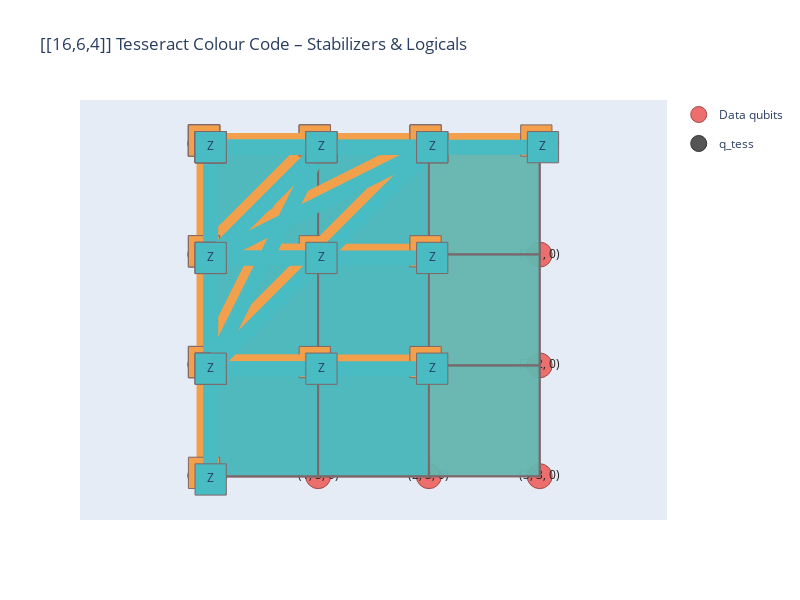

Notebook code cell kept with this figure:
### Markdown cell above
![Screenshot 2025-11-28 170746.png](<attachment:Screenshot 2025-11-28 170746.png>)

### Code cell
stab_plot_code = vis.StabilizerPlot(
    tess_lattice,
    title="[[16,6,4]] Tesseract Colour Code – Stabilizers & Logicals",
)

# Same visibility mask as above
stab_plot_code.add_dqubit_traces(show_data_only)

# This draws stabilizers *and* logical operators for tesseract_block
stab_plot_code.plot_blocks([tesseract_block])

stab_plot_code.show()

### Figure 1 — Plotly figure (JSON) as saved in the notebook; plotly's stock layout.template omitted (floating-point values rounded to 4 significant figures)
{"data": [{"legendgroup": "data_qubits", "marker": {"color": "#ec6f6d", "line": {"color": "#9f4b49", "width": 1}, "size": 25}, "mode": "markers", "name": "Data qubits", "showlegend": true, "type": "scatter", "x": [null], "y": [null]}, {"hoverinfo": "text", "legendgroup": "data_qubits", "marker": {"color": "rgba(236,111,109,1)", "line": {"color": "#9f4b49", "width": 1}, "size": 25}, "mode": "markers+text", "showlegend": false, "text": "(0, 0, 0)", "textfont": {"color": "#222222"}, "textposition": "middle center", "type": "scatter", "x": [0], "y": [0]}, {"hoverinfo": "text", "legendgroup": "data_qubits", "marker": {"color": "rgba(236,111,109,1)", "line": {"color": "#9f4b49", "width": 1}, "size": 25}, "mode": "markers+text", "showlegend": false, "text": "(0, 1, 0)", "textfont": {"color": "#222222"}, "textposition": "middle center", "type": "scatter", "x": [0], "y": [1]}, {"hoverinfo": "text", "legendgroup": "data_qubits", "marker": {"color": "rgba(236,111,109,1)", "line": {"color": "#9f4b49", "width": 1}, "size": 25}, "mode": "markers+text", "showlegend": false, "text": "(0, 2, 0)", "textfont": {"color": "#222222"}, "textposition": "middle center", "type": "scatter", "x": [0], "y": [2]}, {"hoverinfo": "text", "legendgroup": "data_qubits", "marker": {"color": "rgba(236,111,109,1)", "line": {"color": "#9f4b49", "width": 1}, "size": 25}, "mode": "markers+text", "showlegend": false, "text": "(0, 3, 0)", "textfont": {"color": "#222222"}, "textposition": "middle center", "type": "scatter", "x": [0], "y": [3]}, {"hoverinfo": "text", "legendgroup": "data_qubits", "marker": {"color": "rgba(236,111,109,1)", "line": {"color": "#9f4b49", "width": 1}, "size": 25}, "mode": "markers+text", "showlegend": false, "text": "(1, 0, 0)", "textfont": {"color": "#222222"}, "textposition": "middle center", "type": "scatter", "x": [1], "y": [0]}, {"hoverinfo": "text", "legendgroup": "data_qubits", "marker": {"color": "rgba(236,111,109,1)", "line": {"color": "#9f4b49", "width": 1}, "size": 25}, "mode": "markers+text", "showlegend": false, "text": "(1, 1, 0)", "textfont": {"color": "#222222"}, "textposition": "middle center", "type": "scatter", "x": [1], "y": [1]}, {"hoverinfo": "text", "legendgroup": "data_qubits", "marker": {"color": "rgba(236,111,109,1)", "line": {"color": "#9f4b49", "width": 1}, "size": 25}, "mode": "markers+text", "showlegend": false, "text": "(1, 2, 0)", "textfont": {"color": "#222222"}, "textposition": "middle center", "type": "scatter", "x": [1], "y": [2]}, {"hoverinfo": "text", "legendgroup": "data_qubits", "marker": {"color": "rgba(236,111,109,1)", "line": {"color": "#9f4b49", "width": 1}, "size": 25}, "mode": "markers+text", "showlegend": false, "text": "(1, 3, 0)", "textfont": {"color": "#222222"}, "textposition": "middle center", "type": "scatter", "x": [1], "y": [3]}, {"hoverinfo": "text", "legendgroup": "data_qubits", "marker": {"color": "rgba(236,111,109,1)", "line": {"color": "#9f4b49", "width": 1}, "size": 25}, "mode": "markers+text", "showlegend": false, "text": "(2, 0, 0)", "textfont": {"color": "#222222"}, "textposition": "middle center", "type": "scatter", "x": [2], "y": [0]}, {"hoverinfo": "text", "legendgroup": "data_qubits", "marker": {"color": "rgba(236,111,109,1)", "line": {"color": "#9f4b49", "width": 1}, "size": 25}, "mode": "markers+text", "showlegend": false, "text": "(2, 1, 0)", "textfont": {"color": "#222222"}, "textposition": "middle center", "type": "scatter", "x": [2], "y": [1]}, {"hoverinfo": "text", "legendgroup": "data_qubits", "marker": {"color": "rgba(236,111,109,1)", "line": {"color": "#9f4b49", "width": 1}, "size": 25}, "mode": "markers+text", "showlegend": false, "text": "(2, 2, 0)", "textfont": {"color": "#222222"}, "textposition": "middle center", "type": "scatter", "x": [2], "y": [2]}, {"hoverinfo": "text", "legendgroup": "data_qubits", "marker": {"color": "rgba(236,111,109,1)", "line": {"color": "#9f4b49", "width": 1}, "size": 25}, "mode": "markers+text", "showlegend": false, "text": "(2, 3, 0)", "textfont": {"color": "#222222"}, "textposition": "middle center", "type": "scatter", "x": [2], "y": [3]}, {"hoverinfo": "text", "legendgroup": "data_qubits", "marker": {"color": "rgba(236,111,109,1)", "line": {"color": "#9f4b49", "width": 1}, "size": 25}, "mode": "markers+text", "showlegend": false, "text": "(3, 0, 0)", "textfont": {"color": "#222222"}, "textposition": "middle center", "type": "scatter", "x": [3], "y": [0]}, {"hoverinfo": "text", "legendgroup": "data_qubits", "marker": {"color": "rgba(236,111,109,1)", "line": {"color": "#9f4b49", "width": 1}, "size": 25}, "mode": "markers+text", "showlegend": false, "text": "(3, 1, 0)", "textfont": {"color": "#222222"}, "textposition": "middle center", "type": "scatter", "x": [3], "y": [1]}, {"hoverinfo": "text", "legendgroup": "data_qubits", "marker": {"color": "rgba(236,111,109,1)", "line": {"color": "#9f4b49", "width": 1}, "size": 25}, "mode": "markers+text", "showlegend": false, "text": "(3, 2, 0)", "textfont": {"color": "#222222"}, "textposition": "middle center", "type": "scatter", "x": [3], "y": [2]}, {"hoverinfo": "text", "legendgroup": "data_qubits", "marker": {"color": "rgba(236,111,109,1)", "line": {"color": "#9f4b49", "width": 1}, "size": 25}, "mode": "markers+text", "showlegend": false, "text": "(3, 3, 0)", "textfont": {"color": "#222222"}, "textposition": "middle center", "type": "scatter", "x": [3], "y": [3]}, {"legendgroup": "block_q_tess", "marker": {"color": "#555555", "line": {"color": "#333333", "width": 1}, "size": 25}, "mode": "markers", "name": "q_tess", "showlegend": true, "type": "scatter", "x": [null], "y": [null]}, {"fill": "toself", "fillcolor": "rgba(242,160,76,0.8)", "hoverinfo": "text", "legendgroup": "block_q_tess", "line": {"color": "#7f6668"}, "mode": "lines", "name": "X<sub>(0, 0, 0)</sub>X<sub>(1, 0, 0)</sub>X<sub>(2, 0, 0)</sub>X<sub>(3, 0, 0)</sub>X<sub>(0, 1, 0)</sub>X<sub>(1, 1, 0)</sub>X<sub>(2, 1, 0)</sub>X<sub>(3, 1, 0)</sub>", "showlegend": false, "text": "X<sub>(0, 0, 0)</sub>X<sub>(1, 0, 0)</sub>X<sub>(2, 0, 0)</sub>X<sub>(3, 0, 0)</sub>X<sub>(0, 1, 0)</sub>X<sub>(1, 1, 0)</sub>X<sub>(2, 1, 0)</sub>X<sub>(3, 1, 0)</sub>", "type": "scatter", "x": [0, 1, 2, 3, 3, 2, 1, 0, 0], "y": [0, 0, 0, 0, 1, 1, 1, 1, 0]}, {"fill": "toself", "fillcolor": "rgba(242,160,76,0.8)", "hoverinfo": "text", "legendgroup": "block_q_tess", "line": {"color": "#7f6668"}, "mode": "lines", "name": "X<sub>(0, 1, 0)</sub>X<sub>(1, 1, 0)</sub>X<sub>(2, 1, 0)</sub>X<sub>(3, 1, 0)</sub>X<sub>(0, 2, 0)</sub>X<sub>(1, 2, 0)</sub>X<sub>(2, 2, 0)</sub>X<sub>(3, 2, 0)</sub>", "showlegend": false, "text": "X<sub>(0, 1, 0)</sub>X<sub>(1, 1, 0)</sub>X<sub>(2, 1, 0)</sub>X<sub>(3, 1, 0)</sub>X<sub>(0, 2, 0)</sub>X<sub>(1, 2, 0)</sub>X<sub>(2, 2, 0)</sub>X<sub>(3, 2, 0)</sub>", "type": "scatter", "x": [0, 1, 2, 3, 3, 2, 1, 0, 0], "y": [1, 1, 1, 1, 2, 2, 2, 2, 1]}, {"fill": "toself", "fillcolor": "rgba(242,160,76,0.8)", "hoverinfo": "text", "legendgroup": "block_q_tess", "line": {"color": "#7f6668"}, "mode": "lines", "name": "X<sub>(0, 2, 0)</sub>X<sub>(1, 2, 0)</sub>X<sub>(2, 2, 0)</sub>X<sub>(3, 2, 0)</sub>X<sub>(0, 3, 0)</sub>X<sub>(1, 3, 0)</sub>X<sub>(2, 3, 0)</sub>X<sub>(3, 3, 0)</sub>", "showlegend": false, "text": "X<sub>(0, 2, 0)</sub>X<sub>(1, 2, 0)</sub>X<sub>(2, 2, 0)</sub>X<sub>(3, 2, 0)</sub>X<sub>(0, 3, 0)</sub>X<sub>(1, 3, 0)</sub>X<sub>(2, 3, 0)</sub>X<sub>(3, 3, 0)</sub>", "type": "scatter", "x": [0, 1, 2, 3, 3, 2, 1, 0, 0], "y": [2, 2, 2, 2, 3, 3, 3, 3, 2]}, {"fill": "toself", "fillcolor": "rgba(242,160,76,0.8)", "hoverinfo": "text", "legendgroup": "block_q_tess", "line": {"color": "#7f6668"}, "mode": "lines", "name": "X<sub>(0, 0, 0)</sub>X<sub>(1, 0, 0)</sub>X<sub>(0, 1, 0)</sub>X<sub>(1, 1, 0)</sub>X<sub>(0, 2, 0)</sub>X<sub>(1, 2, 0)</sub>X<sub>(0, 3, 0)</sub>X<sub>(1, 3, 0)</sub>", "showlegend": false, "text": "X<sub>(0, 0, 0)</sub>X<sub>(1, 0, 0)</sub>X<sub>(0, 1, 0)</sub>X<sub>(1, 1, 0)</sub>X<sub>(0, 2, 0)</sub>X<sub>(1, 2, 0)</sub>X<sub>(0, 3, 0)</sub>X<sub>(1, 3, 0)</sub>", "type": "scatter", "x": [0, 0, 1, 1, 1, 1, 0, 0, 0], "y": [1, 0, 0, 1, 2, 3, 3, 2, 1]}, {"fill": "toself", "fillcolor": "rgba(242,160,76,0.8)", "hoverinfo": "text", "legendgroup": "block_q_tess", "line": {"color": "#7f6668"}, "mode": "lines", "name": "X<sub>(1, 0, 0)</sub>X<sub>(2, 0, 0)</sub>X<sub>(1, 1, 0)</sub>X<sub>(2, 1, 0)</sub>X<sub>(1, 2, 0)</sub>X<sub>(2, 2, 0)</sub>X<sub>(1, 3, 0)</sub>X<sub>(2, 3, 0)</sub>", "showlegend": false, "text": "X<sub>(1, 0, 0)</sub>X<sub>(2, 0, 0)</sub>X<sub>(1, 1, 0)</sub>X<sub>(2, 1, 0)</sub>X<sub>(1, 2, 0)</sub>X<sub>(2, 2, 0)</sub>X<sub>(1, 3, 0)</sub>X<sub>(2, 3, 0)</sub>", "type": "scatter", "x": [1, 1, 2, 2, 2, 2, 1, 1, 1], "y": [1, 0, 0, 1, 2, 3, 3, 2, 1]}, {"fill": "toself", "fillcolor": "rgba(73,187,194,0.8)", "hoverinfo": "text", "legendgroup": "block_q_tess", "line": {"color": "#7f6668"}, "mode": "lines", "name": "Z<sub>(0, 0, 0)</sub>Z<sub>(1, 0, 0)</sub>Z<sub>(2, 0, 0)</sub>Z<sub>(3, 0, 0)</sub>Z<sub>(0, 1, 0)</sub>Z<sub>(1, 1, 0)</sub>Z<sub>(2, 1, 0)</sub>Z<sub>(3, 1, 0)</sub>", "showlegend": false, "text": "Z<sub>(0, 0, 0)</sub>Z<sub>(1, 0, 0)</sub>Z<sub>(2, 0, 0)</sub>Z<sub>(3, 0, 0)</sub>Z<sub>(0, 1, 0)</sub>Z<sub>(1, 1, 0)</sub>Z<sub>(2, 1, 0)</sub>Z<sub>(3, 1, 0)</sub>", "type": "scatter", "x": [0, 1, 2, 3, 3, 2, 1, 0, 0], "y": [0, 0, 0, 0, 1, 1, 1, 1, 0]}, {"fill": "toself", "fillcolor": "rgba(73,187,194,0.8)", "hoverinfo": "text", "legendgroup": "block_q_tess", "line": {"color": "#7f6668"}, "mode": "lines", "name": "Z<sub>(0, 1, 0)</sub>Z<sub>(1, 1, 0)</sub>Z<sub>(2, 1, 0)</sub>Z<sub>(3, 1, 0)</sub>Z<sub>(0, 2, 0)</sub>Z<sub>(1, 2, 0)</sub>Z<sub>(2, 2, 0)</sub>Z<sub>(3, 2, 0)</sub>", "showlegend": false, "text": "Z<sub>(0, 1, 0)</sub>Z<sub>(1, 1, 0)</sub>Z<sub>(2, 1, 0)</sub>Z<sub>(3, 1, 0)</sub>Z<sub>(0, 2, 0)</sub>Z<sub>(1, 2, 0)</sub>Z<sub>(2, 2, 0)</sub>Z<sub>(3, 2, 0)</sub>", "type": "scatter", "x": [0, 1, 2, 3, 3, 2, 1, 0, 0], "y": [1, 1, 1, 1, 2, 2, 2, 2, 1]}, {"fill": "toself", "fillcolor": "rgba(73,187,194,0.8)", "hoverinfo": "text", "legendgroup": "block_q_tess", "line": {"color": "#7f6668"}, "mode": "lines", "name": "Z<sub>(0, 2, 0)</sub>Z<sub>(1, 2, 0)</sub>Z<sub>(2, 2, 0)</sub>Z<sub>(3, 2, 0)</sub>Z<sub>(0, 3, 0)</sub>Z<sub>(1, 3, 0)</sub>Z<sub>(2, 3, 0)</sub>Z<sub>(3, 3, 0)</sub>", "showlegend": false, "text": "Z<sub>(0, 2, 0)</sub>Z<sub>(1, 2, 0)</sub>Z<sub>(2, 2, 0)</sub>Z<sub>(3, 2, 0)</sub>Z<sub>(0, 3, 0)</sub>Z<sub>(1, 3, 0)</sub>Z<sub>(2, 3, 0)</sub>Z<sub>(3, 3, 0)</sub>", "type": "scatter", "x": [0, 1, 2, 3, 3, 2, 1, 0, 0], "y": [2, 2, 2, 2, 3, 3, 3, 3, 2]}, {"fill": "toself", "fillcolor": "rgba(73,187,194,0.8)", "hoverinfo": "text", "legendgroup": "block_q_tess", "line": {"color": "#7f6668"}, "mode": "lines", "name": "Z<sub>(0, 0, 0)</sub>Z<sub>(1, 0, 0)</sub>Z<sub>(0, 1, 0)</sub>Z<sub>(1, 1, 0)</sub>Z<sub>(0, 2, 0)</sub>Z<sub>(1, 2, 0)</sub>Z<sub>(0, 3, 0)</sub>Z<sub>(1, 3, 0)</sub>", "showlegend": false, "text": "Z<sub>(0, 0, 0)</sub>Z<sub>(1, 0, 0)</sub>Z<sub>(0, 1, 0)</sub>Z<sub>(1, 1, 0)</sub>Z<sub>(0, 2, 0)</sub>Z<sub>(1, 2, 0)</sub>Z<sub>(0, 3, 0)</sub>Z<sub>(1, 3, 0)</sub>", "type": "scatter", "x": [0, 0, 1, 1, 1, 1, 0, 0, 0], "y": [1, 0, 0, 1, 2, 3, 3, 2, 1]}, {"fill": "toself", "fillcolor": "rgba(73,187,194,0.8)", "hoverinfo": "text", "legendgroup": "block_q_tess", "line": {"color": "#7f6668"}, "mode": "lines", "name": "Z<sub>(1, 0, 0)</sub>Z<sub>(2, 0, 0)</sub>Z<sub>(1, 1, 0)</sub>Z<sub>(2, 1, 0)</sub>Z<sub>(1, 2, 0)</sub>Z<sub>(2, 2, 0)</sub>Z<sub>(1, 3, 0)</sub>Z<sub>(2, 3, 0)</sub>", "showlegend": false, "text": "Z<sub>(1, 0, 0)</sub>Z<sub>(2, 0, 0)</sub>Z<sub>(1, 1, 0)</sub>Z<sub>(2, 1, 0)</sub>Z<sub>(1, 2, 0)</sub>Z<sub>(2, 2, 0)</sub>Z<sub>(1, 3, 0)</sub>Z<sub>(2, 3, 0)</sub>", "type": "scatter", "x": [1, 1, 2, 2, 2, 2, 1, 1, 1], "y": [1, 0, 0, 1, 2, 3, 3, 2, 1]}, {"hoverinfo": "text", "legendgroup": "block_q_tess", "line": {"color": "#f2a04c", "width": 15}, "mode": "lines", "showlegend": false, "type": "scatter", "x": [-0.03, 0.97, 1.97, 2.97], "y": [-0.03, -0.03, -0.03, -0.03]}, {"hoverinfo": "text", "hovertemplate": "X(0, 0, 0)", "legendgroup": "block_q_tess", "marker": {"color": "#f2a04c", "line": {"color": "#7f6668", "width": 1}, "size": 31.25, "symbol": "square"}, "mode": "markers+text", "name": "X<sub>(0, 0, 0)</sub>X<sub>(1, 0, 0)</sub>X<sub>(2, 0, 0)</sub>X<sub>(3, 0, 0)</sub>", "showlegend": false, "text": "X", "textposition": "middle center", "type": "scatter", "x": [-0.03], "y": [-0.03]}, {"hoverinfo": "text", "hovertemplate": "X(1, 0, 0)", "legendgroup": "block_q_tess", "marker": {"color": "#f2a04c", "line": {"color": "#7f6668", "width": 1}, "size": 31.25, "symbol": "square"}, "mode": "markers+text", "name": "X<sub>(0, 0, 0)</sub>X<sub>(1, 0, 0)</sub>X<sub>(2, 0, 0)</sub>X<sub>(3, 0, 0)</sub>", "showlegend": false, "text": "X", "textposition": "middle center", "type": "scatter", "x": [0.97], "y": [-0.03]}, {"hoverinfo": "text", "hovertemplate": "X(2, 0, 0)", "legendgroup": "block_q_tess", "marker": {"color": "#f2a04c", "line": {"color": "#7f6668", "width": 1}, "size": 31.25, "symbol": "square"}, "mode": "markers+text", "name": "X<sub>(0, 0, 0)</sub>X<sub>(1, 0, 0)</sub>X<sub>(2, 0, 0)</sub>X<sub>(3, 0, 0)</sub>", "showlegend": false, "text": "X", "textposition": "middle center", "type": "scatter", "x": [1.97], "y": [-0.03]}, {"hoverinfo": "text", "hovertemplate": "X(3, 0, 0)", "legendgroup": "block_q_tess", "marker": {"color": "#f2a04c", "line": {"color": "#7f6668", "width": 1}, "size": 31.25, "symbol": "square"}, "mode": "markers+text", "name": "X<sub>(0, 0, 0)</sub>X<sub>(1, 0, 0)</sub>X<sub>(2, 0, 0)</sub>X<sub>(3, 0, 0)</sub>", "showlegend": false, "text": "X", "textposition": "middle center", "type": "scatter", "x": [2.97], "y": [-0.03]}, {"hoverinfo": "text", "legendgroup": "block_q_tess", "line": {"color": "#f2a04c", "width": 15}, "mode": "lines", "showlegend": false, "type": "scatter", "x": [-0.03, 0.97, -0.03, 0.97], "y": [-0.03, -0.03, 0.97, 0.97]}, {"hoverinfo": "text", "hovertemplate": "X(0, 0, 0)", "legendgroup": "block_q_tess", "marker": {"color": "#f2a04c", "line": {"color": "#7f6668", "width": 1}, "size": 31.25, "symbol": "square"}, "mode": "markers+text", "name": "X<sub>(0, 0, 0)</sub>X<sub>(1, 0, 0)</sub>X<sub>(0, 1, 0)</sub>X<sub>(1, 1, 0)</sub>", "showlegend": false, "text": "X", "textposition": "middle center", "type": "scatter", "x": [-0.03], "y": [-0.03]}, {"hoverinfo": "text", "hovertemplate": "X(1, 0, 0)", "legendgroup": "block_q_tess", "marker": {"color": "#f2a04c", "line": {"color": "#7f6668", "width": 1}, "size": 31.25, "symbol": "square"}, "mode": "markers+text", "name": "X<sub>(0, 0, 0)</sub>X<sub>(1, 0, 0)</sub>X<sub>(0, 1, 0)</sub>X<sub>(1, 1, 0)</sub>", "showlegend": false, "text": "X", "textposition": "middle center", "type": "scatter", "x": [0.97], "y": [-0.03]}, {"hoverinfo": "text", "hovertemplate": "X(0, 1, 0)", "legendgroup": "block_q_tess", "marker": {"color": "#f2a04c", "line": {"color": "#7f6668", "width": 1}, "size": 31.25, "symbol": "square"}, "mode": "markers+text", "name": "X<sub>(0, 0, 0)</sub>X<sub>(1, 0, 0)</sub>X<sub>(0, 1, 0)</sub>X<sub>(1, 1, 0)</sub>", "showlegend": false, "text": "X", "textposition": "middle center", "type": "scatter", "x": [-0.03], "y": [0.97]}, {"hoverinfo": "text", "hovertemplate": "X(1, 1, 0)", "legendgroup": "block_q_tess", "marker": {"color": "#f2a04c", "line": {"color": "#7f6668", "width": 1}, "size": 31.25, "symbol": "square"}, "mode": "markers+text", "name": "X<sub>(0, 0, 0)</sub>X<sub>(1, 0, 0)</sub>X<sub>(0, 1, 0)</sub>X<sub>(1, 1, 0)</sub>", "showlegend": false, "text": "X", "textposition": "middle center", "type": "scatter", "x": [0.97], "y": [0.97]}, {"hoverinfo": "text", "legendgroup": "block_q_tess", "line": {"color": "#f2a04c", "width": 15}, "mode": "lines", "showlegend": false, "type": "scatter", "x": [-0.03, 1.97, -0.03, 1.97], "y": [-0.03, -0.03, 0.97, 0.97]}, {"hoverinfo": "text", "hovertemplate": "X(0, 0, 0)", "legendgroup": "block_q_tess", "marker": {"color": "#f2a04c", "line": {"color": "#7f6668", "width": 1}, "size": 31.25, "symbol": "square"}, "mode": "markers+text", "name": "X<sub>(0, 0, 0)</sub>X<sub>(2, 0, 0)</sub>X<sub>(0, 1, 0)</sub>X<sub>(2, 1, 0)</sub>", "showlegend": false, "text": "X", "textposition": "middle center", "type": "scatter", "x": [-0.03], "y": [-0.03]}, {"hoverinfo": "text", "hovertemplate": "X(2, 0, 0)", "legendgroup": "block_q_tess", "marker": {"color": "#f2a04c", "line": {"color": "#7f6668", "width": 1}, "size": 31.25, "symbol": "square"}, "mode": "markers+text", "name": "X<sub>(0, 0, 0)</sub>X<sub>(2, 0, 0)</sub>X<sub>(0, 1, 0)</sub>X<sub>(2, 1, 0)</sub>", "showlegend": false, "text": "X", "textposition": "middle center", "type": "scatter", "x": [1.97], "y": [-0.03]}, {"hoverinfo": "text", "hovertemplate": "X(0, 1, 0)", "legendgroup": "block_q_tess", "marker": {"color": "#f2a04c", "line": {"color": "#7f6668", "width": 1}, "size": 31.25, "symbol": "square"}, "mode": "markers+text", "name": "X<sub>(0, 0, 0)</sub>X<sub>(2, 0, 0)</sub>X<sub>(0, 1, 0)</sub>X<sub>(2, 1, 0)</sub>", "showlegend": false, "text": "X", "textposition": "middle center", "type": "scatter", "x": [-0.03], "y": [0.97]}, {"hoverinfo": "text", "hovertemplate": "X(2, 1, 0)", "legendgroup": "block_q_tess", "marker": {"color": "#f2a04c", "line": {"color": "#7f6668", "width": 1}, "size": 31.25, "symbol": "square"}, "mode": "markers+text", "name": "X<sub>(0, 0, 0)</sub>X<sub>(2, 0, 0)</sub>X<sub>(0, 1, 0)</sub>X<sub>(2, 1, 0)</sub>", "showlegend": false, "text": "X", "textposition": "middle center", "type": "scatter", "x": [1.97], "y": [0.97]}, {"hoverinfo": "text", "legendgroup": "block_q_tess", "line": {"color": "#f2a04c", "width": 15}, "mode": "lines", "showlegend": false, "type": "scatter", "x": [-0.03, 0.97, -0.03, 0.97], "y": [-0.03, -0.03, 1.97, 1.97]}, {"hoverinfo": "text", "hovertemplate": "X(0, 0, 0)", "legendgroup": "block_q_tess", "marker": {"color": "#f2a04c", "line": {"color": "#7f6668", "width": 1}, "size": 31.25, "symbol": "square"}, "mode": "markers+text", "name": "X<sub>(0, 0, 0)</sub>X<sub>(1, 0, 0)</sub>X<sub>(0, 2, 0)</sub>X<sub>(1, 2, 0)</sub>", "showlegend": false, "text": "X", "textposition": "middle center", "type": "scatter", "x": [-0.03], "y": [-0.03]}, {"hoverinfo": "text", "hovertemplate": "X(1, 0, 0)", "legendgroup": "block_q_tess", "marker": {"color": "#f2a04c", "line": {"color": "#7f6668", "width": 1}, "size": 31.25, "symbol": "square"}, "mode": "markers+text", "name": "X<sub>(0, 0, 0)</sub>X<sub>(1, 0, 0)</sub>X<sub>(0, 2, 0)</sub>X<sub>(1, 2, 0)</sub>", "showlegend": false, "text": "X", "textposition": "middle center", "type": "scatter", "x": [0.97], "y": [-0.03]}, {"hoverinfo": "text", "hovertemplate": "X(0, 2, 0)", "legendgroup": "block_q_tess", "marker": {"color": "#f2a04c", "line": {"color": "#7f6668", "width": 1}, "size": 31.25, "symbol": "square"}, "mode": "markers+text", "name": "X<sub>(0, 0, 0)</sub>X<sub>(1, 0, 0)</sub>X<sub>(0, 2, 0)</sub>X<sub>(1, 2, 0)</sub>", "showlegend": false, "text": "X", "textposition": "middle center", "type": "scatter", "x": [-0.03], "y": [1.97]}, {"hoverinfo": "text", "hovertemplate": "X(1, 2, 0)", "legendgroup": "block_q_tess", "marker": {"color": "#f2a04c", "line": {"color": "#7f6668", "width": 1}, "size": 31.25, "symbol": "square"}, "mode": "markers+text", "name": "X<sub>(0, 0, 0)</sub>X<sub>(1, 0, 0)</sub>X<sub>(0, 2, 0)</sub>X<sub>(1, 2, 0)</sub>", "showlegend": false, "text": "X", "textposition": "middle center", "type": "scatter", "x": [0.97], "y": [1.97]}, {"hoverinfo": "text", "legendgroup": "block_q_tess", "line": {"color": "#f2a04c", "width": 15}, "mode": "lines", "showlegend": false, "type": "scatter", "x": [-0.03, 1.97, -0.03, 1.97], "y": [-0.03, -0.03, 1.97, 1.97]}, {"hoverinfo": "text", "hovertemplate": "X(0, 0, 0)", "legendgroup": "block_q_tess", "marker": {"color": "#f2a04c", "line": {"color": "#7f6668", "width": 1}, "size": 31.25, "symbol": "square"}, "mode": "markers+text", "name": "X<sub>(0, 0, 0)</sub>X<sub>(2, 0, 0)</sub>X<sub>(0, 2, 0)</sub>X<sub>(2, 2, 0)</sub>", "showlegend": false, "text": "X", "textposition": "middle center", "type": "scatter", "x": [-0.03], "y": [-0.03]}, {"hoverinfo": "text", "hovertemplate": "X(2, 0, 0)", "legendgroup": "block_q_tess", "marker": {"color": "#f2a04c", "line": {"color": "#7f6668", "width": 1}, "size": 31.25, "symbol": "square"}, "mode": "markers+text", "name": "X<sub>(0, 0, 0)</sub>X<sub>(2, 0, 0)</sub>X<sub>(0, 2, 0)</sub>X<sub>(2, 2, 0)</sub>", "showlegend": false, "text": "X", "textposition": "middle center", "type": "scatter", "x": [1.97], "y": [-0.03]}, {"hoverinfo": "text", "hovertemplate": "X(0, 2, 0)", "legendgroup": "block_q_tess", "marker": {"color": "#f2a04c", "line": {"color": "#7f6668", "width": 1}, "size": 31.25, "symbol": "square"}, "mode": "markers+text", "name": "X<sub>(0, 0, 0)</sub>X<sub>(2, 0, 0)</sub>X<sub>(0, 2, 0)</sub>X<sub>(2, 2, 0)</sub>", "showlegend": false, "text": "X", "textposition": "middle center", "type": "scatter", "x": [-0.03], "y": [1.97]}, {"hoverinfo": "text", "hovertemplate": "X(2, 2, 0)", "legendgroup": "block_q_tess", "marker": {"color": "#f2a04c", "line": {"color": "#7f6668", "width": 1}, "size": 31.25, "symbol": "square"}, "mode": "markers+text", "name": "X<sub>(0, 0, 0)</sub>X<sub>(2, 0, 0)</sub>X<sub>(0, 2, 0)</sub>X<sub>(2, 2, 0)</sub>", "showlegend": false, "text": "X", "textposition": "middle center", "type": "scatter", "x": [1.97], "y": [1.97]}, {"hoverinfo": "text", "legendgroup": "block_q_tess", "line": {"color": "#f2a04c", "width": 15}, "mode": "lines", "showlegend": false, "type": "scatter", "x": [-0.03, -0.03, -0.03, -0.03], "y": [-0.03, 0.97, 1.97, 2.97]}, {"hoverinfo": "text", "hovertemplate": "X(0, 0, 0)", "legendgroup": "block_q_tess", "marker": {"color": "#f2a04c", "line": {"color": "#7f6668", "width": 1}, "size": 31.25, "symbol": "square"}, "mode": "markers+text", "name": "X<sub>(0, 0, 0)</sub>X<sub>(0, 1, 0)</sub>X<sub>(0, 2, 0)</sub>X<sub>(0, 3, 0)</sub>", "showlegend": false, "text": "X", "textposition": "middle center", "type": "scatter", "x": [-0.03], "y": [-0.03]}, {"hoverinfo": "text", "hovertemplate": "X(0, 1, 0)", "legendgroup": "block_q_tess", "marker": {"color": "#f2a04c", "line": {"color": "#7f6668", "width": 1}, "size": 31.25, "symbol": "square"}, "mode": "markers+text", "name": "X<sub>(0, 0, 0)</sub>X<sub>(0, 1, 0)</sub>X<sub>(0, 2, 0)</sub>X<sub>(0, 3, 0)</sub>", "showlegend": false, "text": "X", "textposition": "middle center", "type": "scatter", "x": [-0.03], "y": [0.97]}, {"hoverinfo": "text", "hovertemplate": "X(0, 2, 0)", "legendgroup": "block_q_tess", "marker": {"color": "#f2a04c", "line": {"color": "#7f6668", "width": 1}, "size": 31.25, "symbol": "square"}, "mode": "markers+text", "name": "X<sub>(0, 0, 0)</sub>X<sub>(0, 1, 0)</sub>X<sub>(0, 2, 0)</sub>X<sub>(0, 3, 0)</sub>", "showlegend": false, "text": "X", "textposition": "middle center", "type": "scatter", "x": [-0.03], "y": [1.97]}, {"hoverinfo": "text", "hovertemplate": "X(0, 3, 0)", "legendgroup": "block_q_tess", "marker": {"color": "#f2a04c", "line": {"color": "#7f6668", "width": 1}, "size": 31.25, "symbol": "square"}, "mode": "markers+text", "name": "X<sub>(0, 0, 0)</sub>X<sub>(0, 1, 0)</sub>X<sub>(0, 2, 0)</sub>X<sub>(0, 3, 0)</sub>", "showlegend": false, "text": "X", "textposition": "middle center", "type": "scatter", "x": [-0.03], "y": [2.97]}, {"hoverinfo": "text", "legendgroup": "block_q_tess", "line": {"color": "#49bbc2", "width": 15}, "mode": "lines", "showlegend": false, "type": "scatter", "x": [0.03, 0.03, 0.03, 0.03], "y": [0.03, 1.03, 2.03, 3.03]}, {"hoverinfo": "text", "hovertemplate": "Z(0, 0, 0)", "legendgroup": "block_q_tess", "marker": {"color": "#49bbc2", "line": {"color": "#7f6668", "width": 1}, "size": 31.25, "symbol": "square"}, "mode": "markers+text", "name": "Z<sub>(0, 0, 0)</sub>Z<sub>(0, 1, 0)</sub>Z<sub>(0, 2, 0)</sub>Z<sub>(0, 3, 0)</sub>", "showlegend": false, "text": "Z", "textposition": "middle center", "type": "scatter", "x": [0.03], "y": [0.03]}, {"hoverinfo": "text", "hovertemplate": "Z(0, 1, 0)", "legendgroup": "block_q_tess", "marker": {"color": "#49bbc2", "line": {"color": "#7f6668", "width": 1}, "size": 31.25, "symbol": "square"}, "mode": "markers+text", "name": "Z<sub>(0, 0, 0)</sub>Z<sub>(0, 1, 0)</sub>Z<sub>(0, 2, 0)</sub>Z<sub>(0, 3, 0)</sub>", "showlegend": false, "text": "Z", "textposition": "middle center", "type": "scatter", "x": [0.03], "y": [1.03]}, {"hoverinfo": "text", "hovertemplate": "Z(0, 2, 0)", "legendgroup": "block_q_tess", "marker": {"color": "#49bbc2", "line": {"color": "#7f6668", "width": 1}, "size": 31.25, "symbol": "square"}, "mode": "markers+text", "name": "Z<sub>(0, 0, 0)</sub>Z<sub>(0, 1, 0)</sub>Z<sub>(0, 2, 0)</sub>Z<sub>(0, 3, 0)</sub>", "showlegend": false, "text": "Z", "textposition": "middle center", "type": "scatter", "x": [0.03], "y": [2.03]}, {"hoverinfo": "text", "hovertemplate": "Z(0, 3, 0)", "legendgroup": "block_q_tess", "marker": {"color": "#49bbc2", "line": {"color": "#7f6668", "width": 1}, "size": 31.25, "symbol": "square"}, "mode": "markers+text", "name": "Z<sub>(0, 0, 0)</sub>Z<sub>(0, 1, 0)</sub>Z<sub>(0, 2, 0)</sub>Z<sub>(0, 3, 0)</sub>", "showlegend": false, "text": "Z", "textposition": "middle center", "type": "scatter", "x": [0.03], "y": [3.03]}, {"hoverinfo": "text", "legendgroup": "block_q_tess", "line": {"color": "#49bbc2", "width": 15}, "mode": "lines", "showlegend": false, "type": "scatter", "x": [0.03, 2.03, 0.03, 2.03], "y": [0.03, 0.03, 2.03, 2.03]}, {"hoverinfo": "text", "hovertemplate": "Z(0, 0, 0)", "legendgroup": "block_q_tess", "marker": {"color": "#49bbc2", "line": {"color": "#7f6668", "width": 1}, "size": 31.25, "symbol": "square"}, "mode": "markers+text", "name": "Z<sub>(0, 0, 0)</sub>Z<sub>(2, 0, 0)</sub>Z<sub>(0, 2, 0)</sub>Z<sub>(2, 2, 0)</sub>", "showlegend": false, "text": "Z", "textposition": "middle center", "type": "scatter", "x": [0.03], "y": [0.03]}, {"hoverinfo": "text", "hovertemplate": "Z(2, 0, 0)", "legendgroup": "block_q_tess", "marker": {"color": "#49bbc2", "line": {"color": "#7f6668", "width": 1}, "size": 31.25, "symbol": "square"}, "mode": "markers+text", "name": "Z<sub>(0, 0, 0)</sub>Z<sub>(2, 0, 0)</sub>Z<sub>(0, 2, 0)</sub>Z<sub>(2, 2, 0)</sub>", "showlegend": false, "text": "Z", "textposition": "middle center", "type": "scatter", "x": [2.03], "y": [0.03]}, {"hoverinfo": "text", "hovertemplate": "Z(0, 2, 0)", "legendgroup": "block_q_tess", "marker": {"color": "#49bbc2", "line": {"color": "#7f6668", "width": 1}, "size": 31.25, "symbol": "square"}, "mode": "markers+text", "name": "Z<sub>(0, 0, 0)</sub>Z<sub>(2, 0, 0)</sub>Z<sub>(0, 2, 0)</sub>Z<sub>(2, 2, 0)</sub>", "showlegend": false, "text": "Z", "textposition": "middle center", "type": "scatter", "x": [0.03], "y": [2.03]}, {"hoverinfo": "text", "hovertemplate": "Z(2, 2, 0)", "legendgroup": "block_q_tess", "marker": {"color": "#49bbc2", "line": {"color": "#7f6668", "width": 1}, "size": 31.25, "symbol": "square"}, "mode": "markers+text", "name": "Z<sub>(0, 0, 0)</sub>Z<sub>(2, 0, 0)</sub>Z<sub>(0, 2, 0)</sub>Z<sub>(2, 2, 0)</sub>", "showlegend": false, "text": "Z", "textposition": "middle center", "type": "scatter", "x": [2.03], "y": [2.03]}, {"hoverinfo": "text", "legendgroup": "block_q_tess", "line": {"color": "#49bbc2", "width": 15}, "mode": "lines", "showlegend": false, "type": "scatter", "x": [0.03, 1.03, 0.03, 1.03], "y": [0.03, 0.03, 2.03, 2.03]}, {"hoverinfo": "text", "hovertemplate": "Z(0, 0, 0)", "legendgroup": "block_q_tess", "marker": {"color": "#49bbc2", "line": {"color": "#7f6668", "width": 1}, "size": 31.25, "symbol": "square"}, "mode": "markers+text", "name": "Z<sub>(0, 0, 0)</sub>Z<sub>(1, 0, 0)</sub>Z<sub>(0, 2, 0)</sub>Z<sub>(1, 2, 0)</sub>", "showlegend": false, "text": "Z", "textposition": "middle center", "type": "scatter", "x": [0.03], "y": [0.03]}, {"hoverinfo": "text", "hovertemplate": "Z(1, 0, 0)", "legendgroup": "block_q_tess", "marker": {"color": "#49bbc2", "line": {"color": "#7f6668", "width": 1}, "size": 31.25, "symbol": "square"}, "mode": "markers+text", "name": "Z<sub>(0, 0, 0)</sub>Z<sub>(1, 0, 0)</sub>Z<sub>(0, 2, 0)</sub>Z<sub>(1, 2, 0)</sub>", "showlegend": false, "text": "Z", "textposition": "middle center", "type": "scatter", "x": [1.03], "y": [0.03]}, {"hoverinfo": "text", "hovertemplate": "Z(0, 2, 0)", "legendgroup": "block_q_tess", "marker": {"color": "#49bbc2", "line": {"color": "#7f6668", "width": 1}, "size": 31.25, "symbol": "square"}, "mode": "markers+text", "name": "Z<sub>(0, 0, 0)</sub>Z<sub>(1, 0, 0)</sub>Z<sub>(0, 2, 0)</sub>Z<sub>(1, 2, 0)</sub>", "showlegend": false, "text": "Z", "textposition": "middle center", "type": "scatter", "x": [0.03], "y": [2.03]}, {"hoverinfo": "text", "hovertemplate": "Z(1, 2, 0)", "legendgroup": "block_q_tess", "marker": {"color": "#49bbc2", "line": {"color": "#7f6668", "width": 1}, "size": 31.25, "symbol": "square"}, "mode": "markers+text", "name": "Z<sub>(0, 0, 0)</sub>Z<sub>(1, 0, 0)</sub>Z<sub>(0, 2, 0)</sub>Z<sub>(1, 2, 0)</sub>", "showlegend": false, "text": "Z", "textposition": "middle center", "type": "scatter", "x": [1.03], "y": [2.03]}, {"hoverinfo": "text", "legendgroup": "block_q_tess", "line": {"color": "#49bbc2", "width": 15}, "mode": "lines", "showlegend": false, "type": "scatter", "x": [0.03, 2.03, 0.03, 2.03], "y": [0.03, 0.03, 1.03, 1.03]}, {"hoverinfo": "text", "hovertemplate": "Z(0, 0, 0)", "legendgroup": "block_q_tess", "marker": {"color": "#49bbc2", "line": {"color": "#7f6668", "width": 1}, "size": 31.25, "symbol": "square"}, "mode": "markers+text", "name": "Z<sub>(0, 0, 0)</sub>Z<sub>(2, 0, 0)</sub>Z<sub>(0, 1, 0)</sub>Z<sub>(2, 1, 0)</sub>", "showlegend": false, "text": "Z", "textposition": "middle center", "type": "scatter", "x": [0.03], "y": [0.03]}, {"hoverinfo": "text", "hovertemplate": "Z(2, 0, 0)", "legendgroup": "block_q_tess", "marker": {"color": "#49bbc2", "line": {"color": "#7f6668", "width": 1}, "size": 31.25, "symbol": "square"}, "mode": "markers+text", "name": "Z<sub>(0, 0, 0)</sub>Z<sub>(2, 0, 0)</sub>Z<sub>(0, 1, 0)</sub>Z<sub>(2, 1, 0)</sub>", "showlegend": false, "text": "Z", "textposition": "middle center", "type": "scatter", "x": [2.03], "y": [0.03]}, {"hoverinfo": "text", "hovertemplate": "Z(0, 1, 0)", "legendgroup": "block_q_tess", "marker": {"color": "#49bbc2", "line": {"color": "#7f6668", "width": 1}, "size": 31.25, "symbol": "square"}, "mode": "markers+text", "name": "Z<sub>(0, 0, 0)</sub>Z<sub>(2, 0, 0)</sub>Z<sub>(0, 1, 0)</sub>Z<sub>(2, 1, 0)</sub>", "showlegend": false, "text": "Z", "textposition": "middle center", "type": "scatter", "x": [0.03], "y": [1.03]}, {"hoverinfo": "text", "hovertemplate": "Z(2, 1, 0)", "legendgroup": "block_q_tess", "marker": {"color": "#49bbc2", "line": {"color": "#7f6668", "width": 1}, "size": 31.25, "symbol": "square"}, "mode": "markers+text", "name": "Z<sub>(0, 0, 0)</sub>Z<sub>(2, 0, 0)</sub>Z<sub>(0, 1, 0)</sub>Z<sub>(2, 1, 0)</sub>", "showlegend": false, "text": "Z", "textposition": "middle center", "type": "scatter", "x": [2.03], "y": [1.03]}, {"hoverinfo": "text", "legendgroup": "block_q_tess", "line": {"color": "#49bbc2", "width": 15}, "mode": "lines", "showlegend": false, "type": "scatter", "x": [0.03, 1.03, 0.03, 1.03], "y": [0.03, 0.03, 1.03, 1.03]}, {"hoverinfo": "text", "hovertemplate": "Z(0, 0, 0)", "legendgroup": "block_q_tess", "marker": {"color": "#49bbc2", "line": {"color": "#7f6668", "width": 1}, "size": 31.25, "symbol": "square"}, "mode": "markers+text", "name": "Z<sub>(0, 0, 0)</sub>Z<sub>(1, 0, 0)</sub>Z<sub>(0, 1, 0)</sub>Z<sub>(1, 1, 0)</sub>", "showlegend": false, "text": "Z", "textposition": "middle center", "type": "scatter", "x": [0.03], "y": [0.03]}, {"hoverinfo": "text", "hovertemplate": "Z(1, 0, 0)", "legendgroup": "block_q_tess", "marker": {"color": "#49bbc2", "line": {"color": "#7f6668", "width": 1}, "size": 31.25, "symbol": "square"}, "mode": "markers+text", "name": "Z<sub>(0, 0, 0)</sub>Z<sub>(1, 0, 0)</sub>Z<sub>(0, 1, 0)</sub>Z<sub>(1, 1, 0)</sub>", "showlegend": false, "text": "Z", "textposition": "middle center", "type": "scatter", "x": [1.03], "y": [0.03]}, {"hoverinfo": "text", "hovertemplate": "Z(0, 1, 0)", "legendgroup": "block_q_tess", "marker": {"color": "#49bbc2", "line": {"color": "#7f6668", "width": 1}, "size": 31.25, "symbol": "square"}, "mode": "markers+text", "name": "Z<sub>(0, 0, 0)</sub>Z<sub>(1, 0, 0)</sub>Z<sub>(0, 1, 0)</sub>Z<sub>(1, 1, 0)</sub>", "showlegend": false, "text": "Z", "textposition": "middle center", "type": "scatter", "x": [0.03], "y": [1.03]}, {"hoverinfo": "text", "hovertemplate": "Z(1, 1, 0)", "legendgroup": "block_q_tess", "marker": {"color": "#49bbc2", "line": {"color": "#7f6668", "width": 1}, "size": 31.25, "symbol": "square"}, "mode": "markers+text", "name": "Z<sub>(0, 0, 0)</sub>Z<sub>(1, 0, 0)</sub>Z<sub>(0, 1, 0)</sub>Z<sub>(1, 1, 0)</sub>", "showlegend": false, "text": "Z", "textposition": "middle center", "type": "scatter", "x": [1.03], "y": [1.03]}, {"hoverinfo": "text", "legendgroup": "block_q_tess", "line": {"color": "#49bbc2", "width": 15}, "mode": "lines", "showlegend": false, "type": "scatter", "x": [0.03, 1.03, 2.03, 3.03], "y": [0.03, 0.03, 0.03, 0.03]}, {"hoverinfo": "text", "hovertemplate": "Z(0, 0, 0)", "legendgroup": "block_q_tess", "marker": {"color": "#49bbc2", "line": {"color": "#7f6668", "width": 1}, "size": 31.25, "symbol": "square"}, "mode": "markers+text", "name": "Z<sub>(0, 0, 0)</sub>Z<sub>(1, 0, 0)</sub>Z<sub>(2, 0, 0)</sub>Z<sub>(3, 0, 0)</sub>", "showlegend": false, "text": "Z", "textposition": "middle center", "type": "scatter", "x": [0.03], "y": [0.03]}, {"hoverinfo": "text", "hovertemplate": "Z(1, 0, 0)", "legendgroup": "block_q_tess", "marker": {"color": "#49bbc2", "line": {"color": "#7f6668", "width": 1}, "size": 31.25, "symbol": "square"}, "mode": "markers+text", "name": "Z<sub>(0, 0, 0)</sub>Z<sub>(1, 0, 0)</sub>Z<sub>(2, 0, 0)</sub>Z<sub>(3, 0, 0)</sub>", "showlegend": false, "text": "Z", "textposition": "middle center", "type": "scatter", "x": [1.03], "y": [0.03]}, {"hoverinfo": "text", "hovertemplate": "Z(2, 0, 0)", "legendgroup": "block_q_tess", "marker": {"color": "#49bbc2", "line": {"color": "#7f6668", "width": 1}, "size": 31.25, "symbol": "square"}, "mode": "markers+text", "name": "Z<sub>(0, 0, 0)</sub>Z<sub>(1, 0, 0)</sub>Z<sub>(2, 0, 0)</sub>Z<sub>(3, 0, 0)</sub>", "showlegend": false, "text": "Z", "textposition": "middle center", "type": "scatter", "x": [2.03], "y": [0.03]}, {"hoverinfo": "text", "hovertemplate": "Z(3, 0, 0)", "legendgroup": "block_q_tess", "marker": {"color": "#49bbc2", "line": {"color": "#7f6668", "width": 1}, "size": 31.25, "symbol": "square"}, "mode": "markers+text", "name": "Z<sub>(0, 0, 0)</sub>Z<sub>(1, 0, 0)</sub>Z<sub>(2, 0, 0)</sub>Z<sub>(3, 0, 0)</sub>", "showlegend": false, "text": "Z", "textposition": "middle center", "type": "scatter", "x": [3.03], "y": [0.03]}], "layout": {"height": 600, "hoverdistance": 1, "showlegend": true, "title": {"text": "[[16,6,4]] Tesseract Colour Code – Stabilizers & Logicals"}, "width": 800, "xaxis": {"anchor": "y", "domain": [0, 1], "showgrid": false, "title": {"text": "X-axis"}, "visible": false, "zeroline": false}, "yaxis": {"anchor": "x", "autorange": "reversed", "domain": [0, 1], "scaleanchor": "x", "scaleratio": 1, "showgrid": false, "title": {"text": "Y-axis"}, "visible": false}}}
